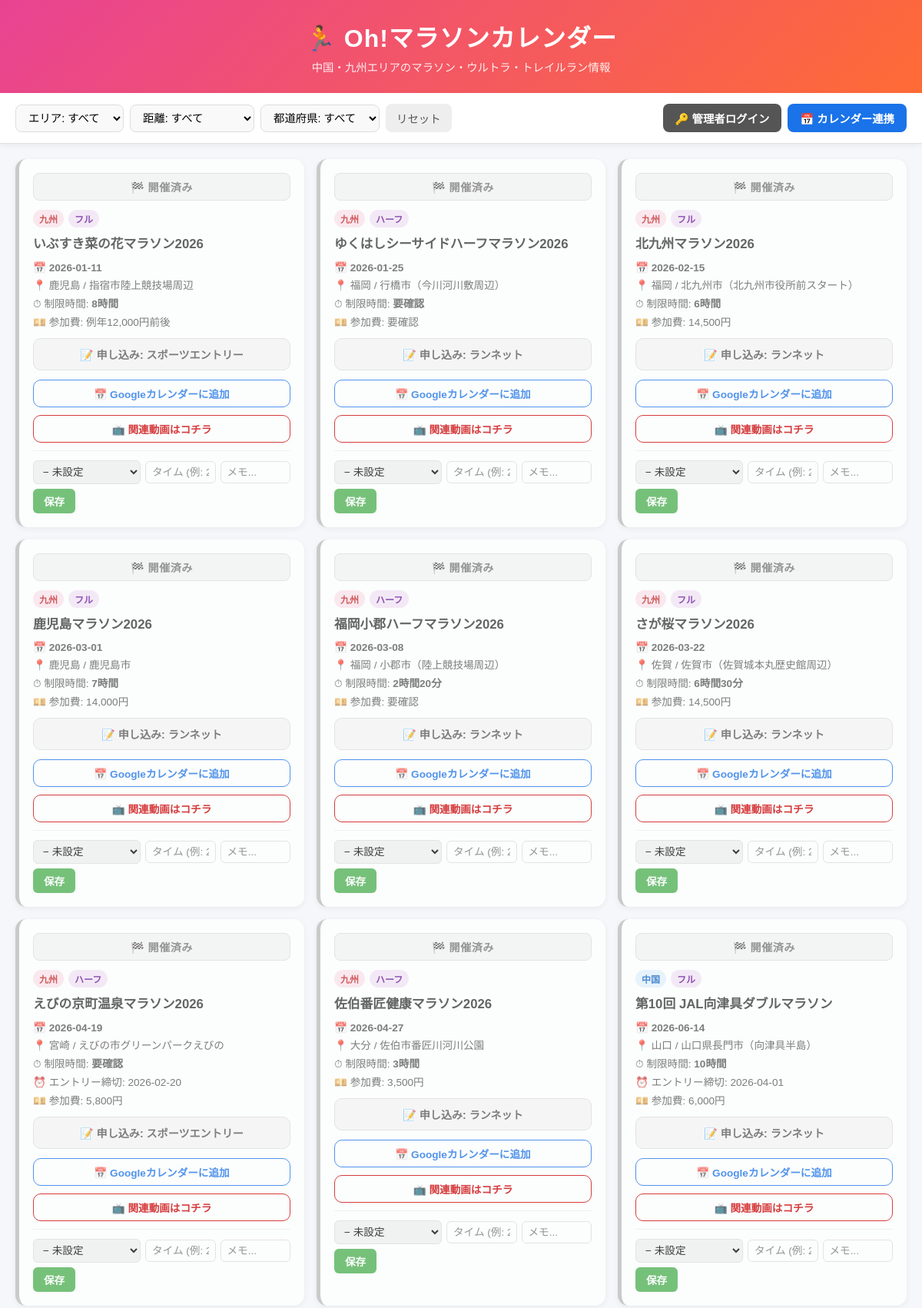
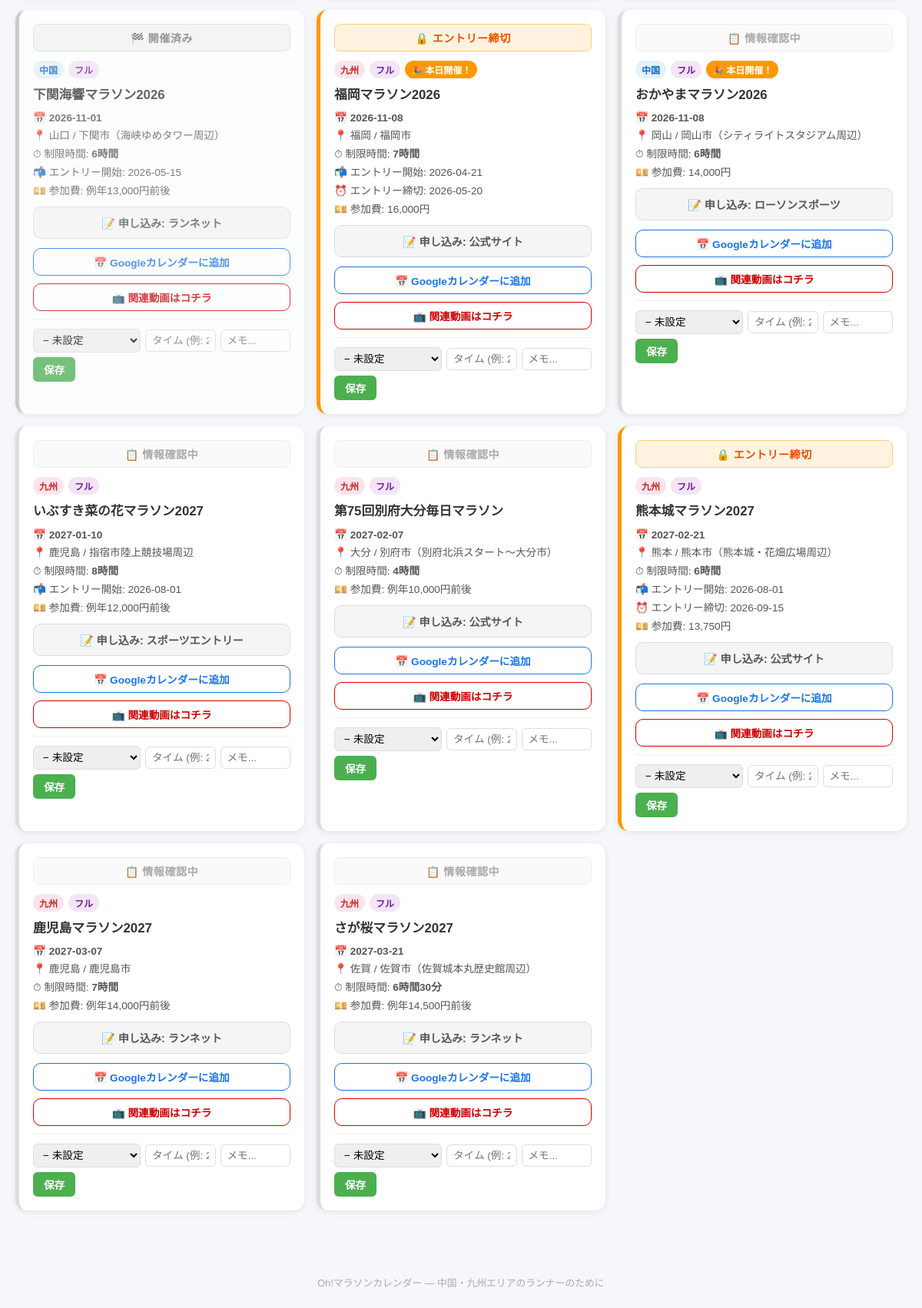
The page / on the database its author committed (2 pictures, top to bottom).
### tables this page shows
CREATE TABLE events (
            id INTEGER PRIMARY KEY AUTOINCREMENT,
            name TEXT NOT NULL,
            date TEXT NOT NULL,
            prefecture TEXT NOT NULL,
            region TEXT NOT NULL,
            distance TEXT NOT NULL,
            venue TEXT,
            entry_start TEXT,
            entry_end TEXT,
            fee TEXT,
            time_limit TEXT,
            url TEXT,
            entry_url TEXT,
            entry_site TEXT,
            confirmed INTEGER DEFAULT 0,
            source TEXT,
            youtube_url TEXT,
            updated_at TEXT DEFAULT (datetime('now', 'localtime'))
        , youtube_locked INTEGER DEFAULT 0);

### app/main.py (the view)
@app.get('/', response_class=HTMLResponse)
def index(request: Request, region: str = '', distance: str = '', pref: str = ''):
    db = get_db()
    query = '''
        SELECT e.*, p.status, p.memo, p.finish_time, p.by_admin, p.id as progress_id
        FROM events e
        LEFT JOIN user_progress p ON e.id = p.event_id
        WHERE e.confirmed = 1
        AND e.date >= date('now', '-1 year', 'localtime')
    '''
    params = []
    if region:
        query += ' AND e.region = ?'
        params.append(region)
    if distance:
        query += ' AND e.distance = ?'
        params.append(distance)
    if pref:
        query += ' AND e.prefecture = ?'
        params.append(pref)
    query += ' ORDER BY e.date ASC'
    events_raw = db.execute(query, params).fetchall()
    prefs = db.execute('SELECT DISTINCT prefecture, region FROM events ORDER BY region, prefecture').fetchall()
    today = datetime.now().strftime('%Y-%m-%d')
    def gcal_url(ev):
        date = (ev.get('date') or '').replace('-', '')
        if not date:
            return '#'
        name = ev.get('name', '')
        loc = ev.get('venue') or ev.get('prefecture') or ''
        details = f"距離: {ev.get('distance','')} / 参加費: {ev.get('fee','')} / 制限時間: {ev.get('time_limit','')}"
        from urllib.parse import quote
        return (
            f"https://calendar.google.com/calendar/render?action=TEMPLATE"
            f"&text={quote(name)}"
            f"&dates={date}/{date}"
            f"&location={quote(loc)}"
            f"&details={quote(details)}"
        )
    events = []
    for ev in events_raw:
        ev_dict = dict(ev)
        ev_dict['entry_status'] = get_entry_status(
            ev_dict.get('entry_start', ''),
            ev_dict.get('entry_end', ''),
            ev_dict.get('date', ''),
            today
        )
        events.append(ev_dict)
    db.close()
    return templates.TemplateResponse('index.html', {
        'request': request,
        'events': events,
        'prefs': prefs,
        'selected_region': region,
        'selected_distance': distance,
        'selected_pref': pref,
        'today': today,
        'gcal_url': gcal_url,
        'is_admin': is_admin(request),
    })

### templates/index.html (shortened to what this page needs)
<!DOCTYPE html>
<html lang="ja">
<head>
  <link rel="stylesheet" href="/static/css/style.css">
</head>
<body>
<header>
  <div class="header-inner">
    <h1>🏃 Oh!マラソンカレンダー</h1>
    <p class="subtitle">中国・九州エリアのマラソン・ウルトラ・トレイルラン情報</p>
  </div>
</header>
<main>
  <section class="filter-section">
    <form method="get" action="/" class="filter-form">
      <select name="region" onchange="this.form.submit()">
        <option value="">エリア: すべて</option>
      </select>
      <select name="distance" onchange="this.form.submit()">
        <option value="">距離: すべて</option>
      </select>
      <select name="pref" onchange="this.form.submit()">
        <option value="">都道府県: すべて</option>
      </select>
      <a href="/" class="btn-reset">リセット</a>
    </form>
    <div class="header-actions">
      {% if is_admin %}
      <button onclick="openAddModal()" class="btn-add">＋ 大会を追加</button>
      <button onclick="runScrape()" class="btn-scrape">🔄 自動取得</button>
      <form method="post" action="/admin/logout" style="display:inline;">
        <button type="submit" class="btn-logout">🔓 ログアウト</button>
      </form>
      {% else %}
      <button onclick="openPinModal()" class="btn-login">🔑 管理者ログイン</button>
      {% endif %}
      <button onclick="openCalModal()" class="btn-cal">📅 カレンダー連携</button>
    </div>
  </section>
  <section class="events-section">
    {% if events %}
    <div class="events-grid">
      {% for ev in events %}
      <div class="event-card entry-{{ ev.entry_status }} user-{{ ev.status or 'none' }}">
        <div class="entry-status-bar status-{{ ev.entry_status }}">
          {% if ev.entry_status == 'open' %}
          ✅ エントリー受付中
          {% elif ev.entry_status == 'closed' %}
          🔒 エントリー締切
          {% elif ev.entry_status == 'finished' %}
          🏁 開催済み
          {% elif ev.entry_status == 'upcoming' %}
          📢 エントリー近日開始
          {% else %}
          📋 情報確認中
          {% endif %}
        </div>
        <div class="event-header">
          <span class="badge-region {{ ev.region }}">{{ ev.region }}</span>
          <span class="badge-distance">{{ ev.distance }}</span>
          {% if ev.date == today %}
          <span class="badge-today">🎉 本日開催！</span>
          {% endif %}
        </div>
        <h2 class="event-name">
          {% if ev.url %}<a href="{{ ev.url }}" target="_blank">{{ ev.name }}</a>{% else %}{{ ev.name }}{% endif %}
        </h2>
        <div class="event-meta">
          <div class="meta-item">📅 <strong>{{ ev.date }}</strong></div>
          <div class="meta-item">📍 {{ ev.prefecture }}{% if ev.venue %} / {{ ev.venue }}{% endif %}</div>
          {% if ev.time_limit %}<div class="meta-item">⏱ 制限時間: <strong>{{ ev.time_limit }}</strong></div>{% endif %}
          {% if ev.entry_start %}<div class="meta-item">📬 エントリー開始: {{ ev.entry_start }}</div>{% endif %}
          {% if ev.entry_end %}<div class="meta-item">⏰ エントリー締切: {{ ev.entry_end }}</div>{% endif %}
          {% if ev.fee %}<div class="meta-item">💴 参加費: {{ ev.fee }}</div>{% endif %}
        </div>
        {% if ev.entry_site %}
        <div class="btn-entry btn-entry-info">
          📝 申し込み: {{ ev.entry_site }}
        </div>
        {% endif %}
        <a href="{{ gcal_url(ev) }}" target="_blank" rel="noopener" class="btn-gcal">
          📅 Googleカレンダーに追加
        </a>
        {% if ev.youtube_url %}
        <a href="{{ ev.youtube_url }}" target="_blank" rel="noopener" class="btn-youtube">
          📺 関連動画はコチラ
        </a>
        {% endif %}
        <div class="progress-section">
          <form method="post" action="/progress/{{ ev.id }}" class="progress-form">
            <select name="status" class="status-select">
              <option value="none" {% if not ev.status or ev.status=='none' %}selected{% endif %}>− 未設定</option>
            </select>
            <input type="text" name="finish_time" placeholder="タイム (例: 2:05:30)" value="{{ ev.finish_time or '' }}" class="time-input">
            <input type="text" name="memo" placeholder="メモ..." value="{{ ev.memo or '' }}" class="memo-input">
            <button type="submit" class="btn-save">保存</button>
          </form>
        </div>
      </div>
      {% endfor %}
    </div>
    {% else %}
    <div class="empty-state"><p>該当する大会が見つかりませんでした。</p></div>
    {% endif %}
  </section>
</main>
<footer>
  <p>Oh!マラソンカレンダー — 中国・九州エリアのランナーのために</p>
</footer>
</body>
</html>

### rows shown on the page
events: shows "🏁 開催済み", region "九州", distance "フル", name "いぶすき菜の花マラソン2026", date "2026-01-11", prefecture "鹿児島", venue "指宿市陸上競技場周辺", time_limit "8時間", fee "例年12,000円前後", entry_site "スポーツエントリー"
events: shows "🏁 開催済み", region "九州", distance "ハーフ", name "ゆくはしシーサイドハーフマラソン2026", date "2026-01-25", prefecture "福岡", venue "行橋市（今川河川敷周辺）", time_limit "要確認", fee "要確認", entry_site "ランネット"
events: shows "🏁 開催済み", region "九州", distance "フル", name "北九州マラソン2026", date "2026-02-15", prefecture "福岡", venue "北九州市（北九州市役所前スタート）", time_limit "6時間", fee "14,500円", entry_site "ランネット"
events: shows "🏁 開催済み", region "九州", distance "フル", name "鹿児島マラソン2026", date "2026-03-01", prefecture "鹿児島", venue "鹿児島市", time_limit "7時間", fee "14,000円", entry_site "ランネット"
events: shows "🏁 開催済み", region "九州", distance "ハーフ", name "福岡小郡ハーフマラソン2026", date "2026-03-08", prefecture "福岡", venue "小郡市（陸上競技場周辺）", time_limit "2時間20分", fee "要確認", entry_site "ランネット"
events: shows "🏁 開催済み", region "九州", distance "フル", name "さが桜マラソン2026", date "2026-03-22", prefecture "佐賀", venue "佐賀市（佐賀城本丸歴史館周辺）", time_limit "6時間30分", fee "14,500円", entry_site "ランネット"
events: shows "🏁 開催済み", region "九州", distance "ハーフ", name "えびの京町温泉マラソン2026", date "2026-04-19", prefecture "宮崎", venue "えびの市グリーンパークえびの", time_limit "要確認", entry_end "2026-02-20", fee "5,800円", entry_site "スポーツエントリー"
events: shows "🏁 開催済み", region "九州", distance "ハーフ", name "佐伯番匠健康マラソン2026", date "2026-04-27", prefecture "大分", venue "佐伯市番匠川河川公園", time_limit "3時間", fee "3,500円", entry_site "ランネット"
events: shows "🏁 開催済み", region "中国", distance "フル", name "第10回 JAL向津具ダブルマラソン", date "2026-06-14", prefecture "山口", venue "山口県長門市（向津具半島）", time_limit "10時間", entry_end "2026-04-01", fee "6,000円", entry_site "ランネット"
events: shows "🏁 開催済み", region "中国", distance "フル", name "下関海響マラソン2026", date "2026-11-01", prefecture "山口", venue "下関市（海峡ゆめタワー周辺）", time_limit "6時間", entry_start "2026-05-15", fee "例年13,000円前後", entry_site "ランネット"
events: shows "🔒 エントリー締切", region "九州", distance "フル", shows "🎉 本日開催！", name "福岡マラソン2026", date "2026-11-08", prefecture "福岡", venue "福岡市", time_limit "7時間", entry_start "2026-04-21", entry_end "2026-05-20", fee "16,000円", entry_site "公式サイト"
events: shows "📋 情報確認中", region "中国", distance "フル", shows "🎉 本日開催！", name "おかやまマラソン2026", date "2026-11-08", prefecture "岡山", venue "岡山市（シティライトスタジアム周辺）", time_limit "6時間", fee "14,000円", entry_site "ローソンスポーツ"
events: shows "📋 情報確認中", region "九州", distance "フル", name "いぶすき菜の花マラソン2027", date "2027-01-10", prefecture "鹿児島", venue "指宿市陸上競技場周辺", time_limit "8時間", entry_start "2026-08-01", fee "例年12,000円前後", entry_site "スポーツエントリー"
events: shows "📋 情報確認中", region "九州", distance "フル", name "第75回別府大分毎日マラソン", date "2027-02-07", prefecture "大分", venue "別府市（別府北浜スタート〜大分市）", time_limit "4時間", fee "例年10,000円前後", entry_site "公式サイト"
events: shows "🔒 エントリー締切", region "九州", distance "フル", name "熊本城マラソン2027", date "2027-02-21", prefecture "熊本", venue "熊本市（熊本城・花畑広場周辺）", time_limit "6時間", entry_start "2026-08-01", entry_end "2026-09-15", fee "13,750円", entry_site "公式サイト"
events: shows "📋 情報確認中", region "九州", distance "フル", name "鹿児島マラソン2027", date "2027-03-07", prefecture "鹿児島", venue "鹿児島市", time_limit "7時間", fee "例年14,000円前後", entry_site "ランネット"
events: shows "📋 情報確認中", region "九州", distance "フル", name "さが桜マラソン2027", date "2027-03-21", prefecture "佐賀", venue "佐賀市（佐賀城本丸歴史館周辺）", time_limit "6時間30分", fee "例年14,500円前後", entry_site "ランネット"
